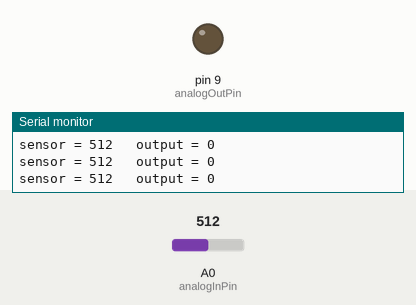
A sketch run on a simulated Arduino Uno, built with avr-gcc and run on an emulated ATmega328P. On the bench: output pins drawn as LEDs (lit = HIGH), the last lines printed to the serial monitor. The test bench sets the inputs (shaded band); at power-on: A0 (analogInPin) = 512.

Above: at 1.2 s.
1.3 s: A0 (analogInPin) set to 597
4.3 s: A0 (analogInPin) set to 621
At 5.5 s:
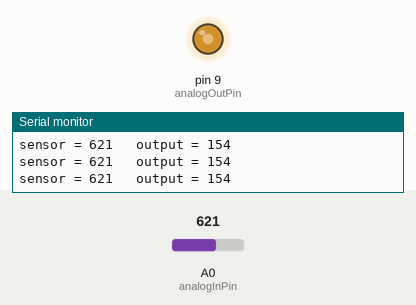
5.8 s: A0 (analogInPin) set to 1023
At 6.1 s:
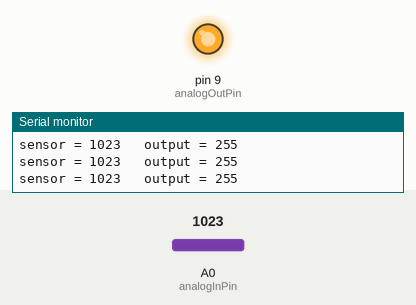
Timing chart, 0 to 8.8 s (numbered marks = the images above; inputs shaded):
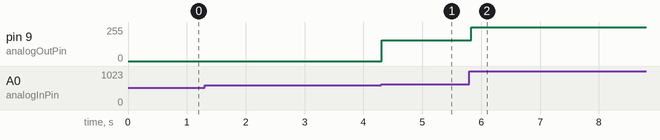

The sketch:

AnalogInOutSerial-r5.ino
```cpp
int analogInPin = A0;
int analogOutPin=9;
int sensorValue = 0;
int outputValue = 0;

void setup() {
  Serial.begin(9600);
}

void loop() {
  sensorValue = analogRead(analogInPin);
  outputValue = map(sensorValue, 0, 1023, 0, 255);
  if(outputValue>150)
     analogWrite(analogOutPin, outputValue);
  else
     {
     outputValue=0;
     analogWrite(analogOutPin, outputValue);
     }
  Serial.print("sensor = ");
  Serial.print(sensorValue);
  Serial.print("\t output = ");
  Serial.println(outputValue);
}
```

Measured:
- the behaviour switches between 605 and 606 on A0 (analogInPin) (found by bisection; images 0 and 1)
- after the input at 4.3 s, pin 9 (analogOutPin): 0/255 → 154/255 at once
- after the input at 5.8 s, pin 9 (analogOutPin): 154/255 → 255/255 at once
